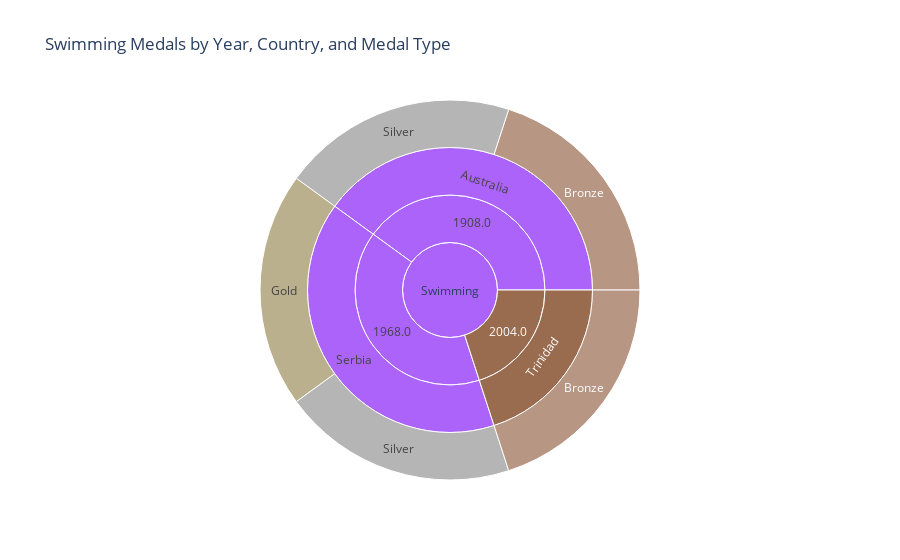

Source (notebook cell):
### Code cell
swimming = df[df["Sport"] == "Swimming"]
swimming = swimming[swimming["Medal"].notna()]
swimming = swimming.dropna()
swimming = swimming.drop_duplicates(["Year", "Event", "Season", "Medal", "NOC"])

fig = px.sunburst(
    swimming,
    path=["Sport", "Year", "region", "Medal"],
    values=None,
    color="Medal",
    color_discrete_map={"Gold":"#9F8F5E", "Silver": "#969696", "Bronze": "#996B4F"},
    title="Swimming Medals by Year, Country, and Medal Type"
)
fig.show()

### Figure 1 — Plotly figure (JSON) as saved in the notebook; plotly's stock layout.template omitted (floating-point values rounded to 4 significant figures)
{"data": [{"branchvalues": "total", "customdata": [["(?)"], ["(?)"], ["(?)"], ["(?)"], ["(?)"], ["Bronze"], ["Bronze"], ["Bronze"], ["Bronze"], ["Gold"], ["Silver"], ["Silver"]], "domain": {"x": [0, 1], "y": [0, 1]}, "hovertemplate": "labels=%{label}<br>count=%{value}<br>parent=%{parent}<br>id=%{id}<br>Medal=%{customdata[0]}<extra></extra>", "ids": ["Swimming/1908.0/Australia", "Swimming/1968.0/Serbia", "Swimming/1908.0", "Swimming/1968.0", "Swimming", "Swimming/1908.0/Australia/Bronze", "Swimming/2004.0/Trinidad/Bronze", "Swimming/2004.0/Trinidad", "Swimming/2004.0", "Swimming/1968.0/Serbia/Gold", "Swimming/1908.0/Australia/Silver", "Swimming/1968.0/Serbia/Silver"], "labels": ["Australia", "Serbia", "1908.0", "1968.0", "Swimming", "Bronze", "Bronze", "Trinidad", "2004.0", "Gold", "Silver", "Silver"], "marker": {"colors": ["#ab63fa", "#ab63fa", "#ab63fa", "#ab63fa", "#ab63fa", "#996B4F", "#996B4F", "#996B4F", "#996B4F", "#9F8F5E", "#969696", "#969696"]}, "name": "", "parents": ["Swimming/1908.0", "Swimming/1968.0", "Swimming", "Swimming", "", "Swimming/1908.0/Australia", "Swimming/2004.0/Trinidad", "Swimming/2004.0", "Swimming", "Swimming/1968.0/Serbia", "Swimming/1908.0/Australia", "Swimming/1968.0/Serbia"], "type": "sunburst", "values": [2, 2, 2, 2, 5, 1, 1, 1, 1, 1, 1, 1]}], "layout": {"legend": {"tracegroupgap": 0}, "title": {"text": "Swimming Medals by Year, Country, and Medal Type"}}}
